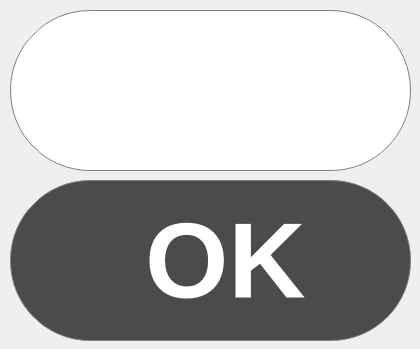
<?xml version="1.0" encoding="UTF-8"?>
<ui version="4.0">
 <class>Question</class>
 <widget class="QWidget" name="Question">
  <property name="geometry">
   <rect>
    <x>0</x>
    <y>0</y>
    <width>420</width>
    <height>349</height>
   </rect>
  </property>
  <property name="windowTitle">
   <string>Form</string>
  </property>
  <property name="styleSheet">
   <string notr="true">QDialog {
	background-color: rgb(50, 50, 50);
}</string>
  </property>
  <widget class="QPushButton" name="pushButton">
   <property name="geometry">
    <rect>
     <x>10</x>
     <y>180</y>
     <width>401</width>
     <height>161</height>
    </rect>
   </property>
   <property name="font">
    <font>
     <pointsize>80</pointsize>
     <bold>true</bold>
    </font>
   </property>
   <property name="styleSheet">
    <string notr="true">QPushButton {
	background-color: rgb(75, 75, 75);
	color: white;
	border: 1px solid gray;
	border-radius: 80px;
}
QPushButton:pressed {
	background-color: qlineargradient(x1: 0, y1: 0, x2: 0, y2: 1,
									stop: 0 #dadbde, stop: 1 #D3D3D3);
}</string>
   </property>
   <property name="text">
    <string> OK</string>
   </property>
  </widget>
  <widget class="QLineEdit" name="lineEdit">
   <property name="geometry">
    <rect>
     <x>10</x>
     <y>10</y>
     <width>401</width>
     <height>161</height>
    </rect>
   </property>
   <property name="font">
    <font>
     <pointsize>80</pointsize>
     <bold>true</bold>
    </font>
   </property>
   <property name="styleSheet">
    <string notr="true">border-radius: 80px;
border: 1px solid gray;
color: white;</string>
   </property>
   <property name="alignment">
    <set>Qt::AlignCenter</set>
   </property>
  </widget>
 </widget>
 <resources/>
 <connections/>
</ui>
